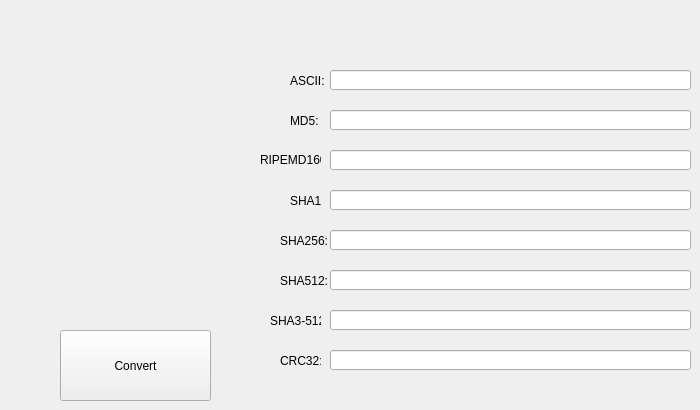
    <widget class="QWidget" name="hashing">
     <attribute name="title">
      <string>Hashing</string>
     </attribute>
     <widget class="QLineEdit" name="sha256Box">
      <property name="geometry">
       <rect>
        <x>330</x>
        <y>230</y>
        <width>361</width>
        <height>20</height>
       </rect>
      </property>
      <property name="readOnly">
       <bool>true</bool>
      </property>
     </widget>
     <widget class="QLineEdit" name="ripBox">
      <property name="geometry">
       <rect>
        <x>330</x>
        <y>150</y>
        <width>361</width>
        <height>20</height>
       </rect>
      </property>
      <property name="readOnly">
       <bool>true</bool>
      </property>
     </widget>
     <widget class="QLineEdit" name="sha512Box">
      <property name="geometry">
       <rect>
        <x>330</x>
        <y>270</y>
        <width>361</width>
        <height>20</height>
       </rect>
      </property>
      <property name="readOnly">
       <bool>true</bool>
      </property>
     </widget>
     <widget class="QLabel" name="label_7">
      <property name="geometry">
       <rect>
        <x>290</x>
        <y>70</y>
        <width>41</width>
        <height>21</height>
       </rect>
      </property>
      <property name="text">
       <string>ASCII:</string>
      </property>
      <property name="scaledContents">
       <bool>false</bool>
      </property>
     </widget>
     <widget class="QLineEdit" name="asciiBox_hash">
      <property name="geometry">
       <rect>
        <x>330</x>
        <y>70</y>
        <width>361</width>
        <height>20</height>
       </rect>
      </property>
     </widget>
     <widget class="QLabel" name="label_32">
      <property name="geometry">
       <rect>
        <x>280</x>
        <y>230</y>
        <width>51</width>
        <height>21</height>
       </rect>
      </property>
      <property name="text">
       <string>SHA256:</string>
      </property>
     </widget>
     <widget class="QLabel" name="label_33">
      <property name="geometry">
       <rect>
        <x>290</x>
        <y>110</y>
        <width>31</width>
        <height>21</height>
       </rect>
      </property>
      <property name="text">
       <string>MD5:</string>
      </property>
     </widget>
     <widget class="QLabel" name="label_34">
      <property name="geometry">
       <rect>
        <x>290</x>
        <y>190</y>
        <width>31</width>
        <height>21</height>
       </rect>
      </property>
      <property name="text">
       <string>SHA1:</string>
      </property>
     </widget>
     <widget class="QLineEdit" name="sha1Box">
      <property name="geometry">
       <rect>
        <x>330</x>
        <y>190</y>
        <width>361</width>
        <height>20</height>
       </rect>
      </property>
      <property name="readOnly">
       <bool>true</bool>
      </property>
     </widget>
     <widget class="QLineEdit" name="md5Box">
      <property name="geometry">
       <rect>
        <x>330</x>
        <y>110</y>
        <width>361</width>
        <height>20</height>
       </rect>
      </property>
      <property name="readOnly">
       <bool>true</bool>
      </property>
     </widget>
     <widget class="QLabel" name="label_35">
      <property name="geometry">
       <rect>
        <x>260</x>
        <y>150</y>
        <width>61</width>
        <height>20</height>
       </rect>
      </property>
      <property name="text">
       <string>RIPEMD160:</string>
      </property>
     </widget>
     <widget class="QLabel" name="label_36">
      <property name="geometry">
       <rect>
        <x>280</x>
        <y>270</y>
        <width>51</width>
        <height>21</height>
       </rect>
      </property>
      <property name="text">
       <string>SHA512:</string>
      </property>
     </widget>
     <widget class="QLabel" name="image_2">
      <property name="geometry">
       <rect>
        <x>30</x>
        <y>80</y>
        <width>211</width>
        <height>211</height>
       </rect>
      </property>
      <property name="styleSheet">
       <string notr="true">image: url(:/newPrefix/ITPTIT-01.png)</string>
      </property>
      <property name="text">
       <string/>
      </property>
      <property name="pixmap">
       <pixmap>ITPTIT-01.png</pixmap>
      </property>
      <property name="scaledContents">
       <bool>true</bool>
      </property>
     </widget>
     <widget class="QLabel" name="label_37">
      <property name="geometry">
       <rect>
        <x>270</x>
        <y>310</y>
        <width>51</width>
        <height>21</height>
       </rect>
      </property>
      <property name="text">
       <string>SHA3-512:</string>
      </property>
     </widget>
     <widget class="QLineEdit" name="sha3Box">
      <property name="geometry">
       <rect>
        <x>330</x>
        <y>310</y>
        <width>361</width>
        <height>20</height>
       </rect>
      </property>
      <property name="readOnly">
       <bool>true</bool>
      </property>
     </widget>
     <widget class="QLineEdit" name="crc32Box">
      <property name="geometry">
       <rect>
        <x>330</x>
        <y>350</y>
        <width>361</width>
        <height>20</height>
       </rect>
      </property>
      <property name="readOnly">
       <bool>true</bool>
      </property>
     </widget>
     <widget class="QLabel" name="label_38">
      <property name="geometry">
       <rect>
        <x>280</x>
        <y>350</y>
        <width>41</width>
        <height>21</height>
       </rect>
      </property>
      <property name="text">
       <string>CRC32:</string>
      </property>
     </widget>
     <widget class="QPushButton" name="convertButton_hash">
      <property name="geometry">
       <rect>
        <x>60</x>
        <y>330</y>
        <width>151</width>
        <height>71</height>
       </rect>
      </property>
      <property name="text">
       <string>Convert</string>
      </property>
     </widget>
    </widget>
